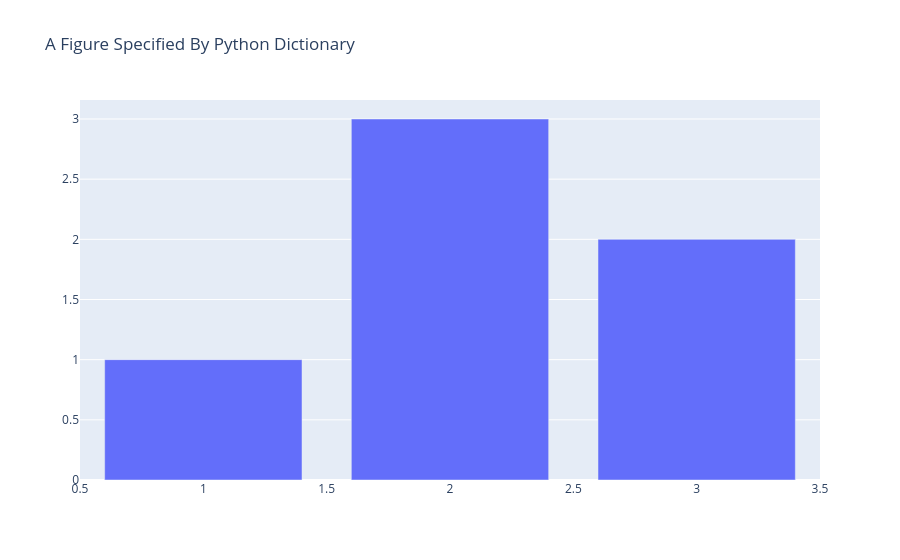

This figure's notebook cell:
### Markdown cell above
### Figures As Dictionaries

使用Python原生的dict来表示一个图形，此时需要使用`plotly.io.show()`函数来进行绘图。

下面的data字典中，主要有`data`和`layout`两个key。

### Code cell
# To display the figure defined by this dict, use the low-level plotly.io.show function
import plotly.io as pio

# 下面的字典表示一个图形
fig = dict({
    "data": [
        # 指定一个类型为 bar 的trace
        {"type": "bar",
              "x": [1, 2, 3],
              "y": [1, 3, 2]}
    ],
    "layout": {"title": {"text": "A Figure Specified By Python Dictionary"}}
})

pio.show(fig)

### Figure 1 — Plotly figure (JSON) as saved in the notebook; plotly's stock layout.template omitted (floating-point values rounded to 4 significant figures)
{"data": [{"type": "bar", "x": [1, 2, 3], "y": [1, 3, 2]}], "layout": {"autosize": true, "title": {"text": "A Figure Specified By Python Dictionary"}, "xaxis": {"autorange": true, "range": [0.5, 3.5], "type": "linear"}, "yaxis": {"autorange": true, "range": [0, 3.158], "type": "linear"}}}
